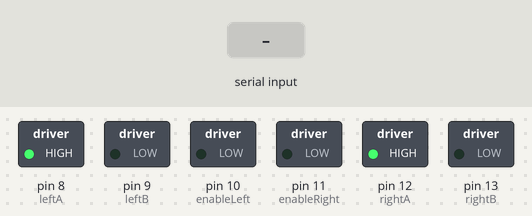
This sketch was run on a simulated Arduino Uno, built with avr-gcc and run on an emulated ATmega328P. On the bench: switched loads named in the sketch (green lamp = pin HIGH). The inputs (shaded band) are chosen by the test bench.

Above: at 1.2 s.
1.3 s: "forward" received over the second serial link
At 2.5 s:
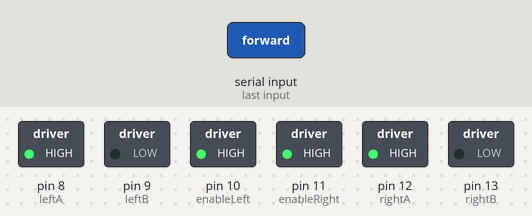
2.8 s: "left" received over the second serial link
At 3.8 s:
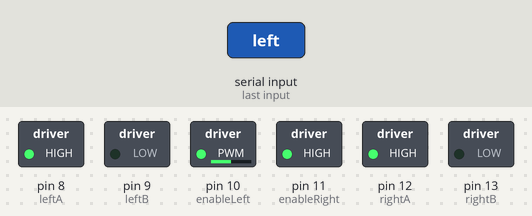
4.3 s: "right" received over the second serial link
At 4.9 s:
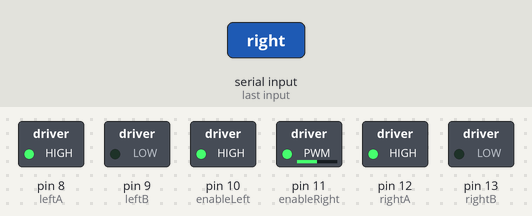
5.8 s: "forward" received over the second serial link
At 7.0 s:
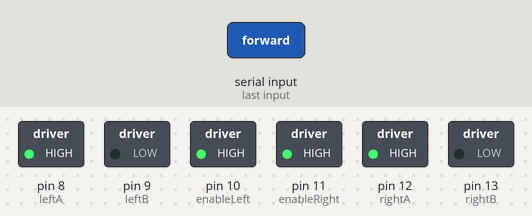
7.3 s: "left" received over the second serial link
At 8.4 s:
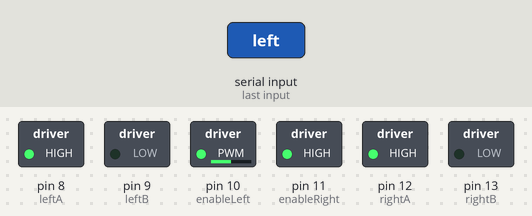
Timing chart, 0 to 9.8 s (numbered marks = the images above; inputs shaded):
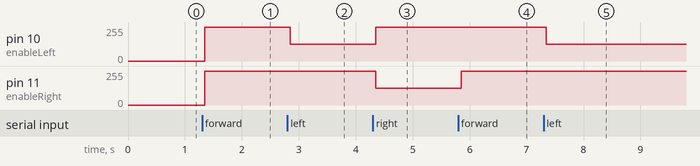

Measured:
- after the input at 1.3 s, pin 10 (enableLeft), pin 11 (enableRight): 0/255 → 255/255 after 0.05 s
- after the input at 2.8 s, pin 10 (enableLeft): 255/255 → 127/255 after 0.05 s
- after the input at 4.3 s, pin 10 (enableLeft): 127/255 → 255/255 after 0.05 s; pin 11 (enableRight): 255/255 → 127/255 after 0.05 s
- after the input at 5.8 s, pin 11 (enableRight): 127/255 → 255/255 after 0.05 s
- after the input at 7.3 s, pin 10 (enableLeft): 255/255 → 127/255 after 0.05 s

The sketch:

arduino_sketch.ino
```cpp
/**************************************
 * Jaden Wang and Aidan Lui
 * CarNet - A self-driving car built with Arduino
 *
 */


#include <SoftwareSerial.h>

//Declare variables for L293D
int enableLeft = 10;
int enableRight = 11;
int leftA = 8;
int leftB = 9;
int rightA = 12;
int rightB = 13;

//Setup software serial
SoftwareSerial mySerial(2, 3);


void setup() {
    //Start serial interface
    Serial.begin(115200);
    Serial.setTimeout(50);
    mySerial.begin(115200);
    mySerial.setTimeout(50);

    //Enable pins for motors
    pinMode(enableLeft, OUTPUT);
    pinMode(enableRight, OUTPUT);

    pinMode(leftA, OUTPUT);
    pinMode(leftB, OUTPUT);
    pinMode(rightA, OUTPUT);
    pinMode(rightB, OUTPUT);

    //Turn on motors
    digitalWrite(leftA, HIGH);
    digitalWrite(leftB, LOW);
    digitalWrite(rightA, HIGH);
    digitalWrite(rightB, LOW);

}

void loop() {
 //Forever listen to serial from the ESP8266 for actions
 if (mySerial.available()) {
    String direction = mySerial.readString();
    direction.trim();


    //Depending on the request, complete a certain action.
    if (direction.equals("forward")){
      forward();
    }
    else if (direction.equals("left")){
      left();
    }
    else if (direction.equals("right")){
      right();
    }

  }
  else{
    //stop();
  }

}

//Drive forward
void forward(){
  analogWrite(enableLeft, 255);
  analogWrite(enableRight, 255);
}
//Drive left
void left(){
  analogWrite(enableLeft, 127);
  analogWrite(enableRight, 255);
}
//Drive right
void right(){
  analogWrite(enableLeft, 255);
  analogWrite(enableRight, 127);
}
//Stop
void stop(){
  analogWrite(enableLeft, 0);
  analogWrite(enableRight, 0);
}
```
